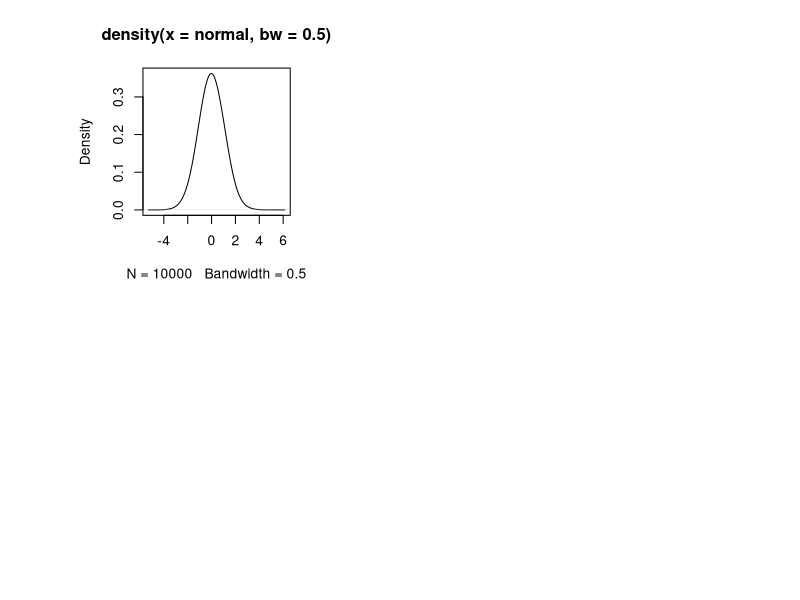
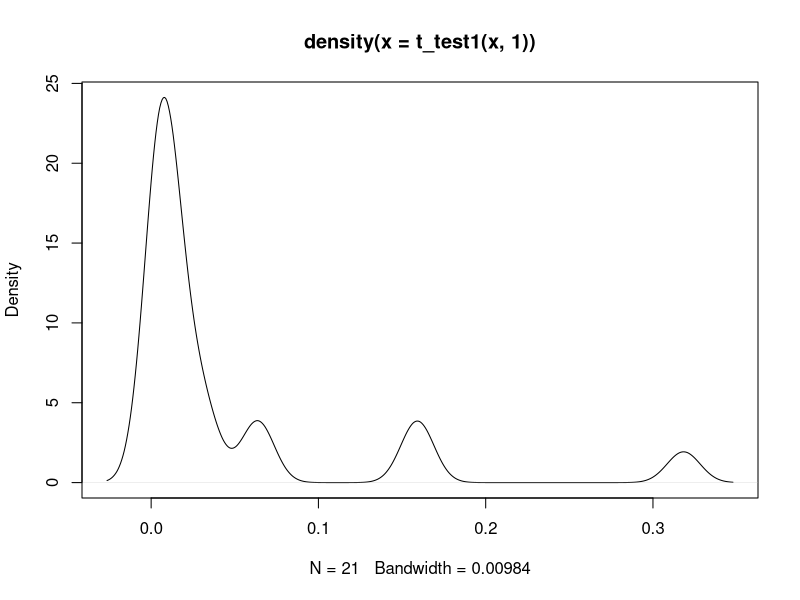
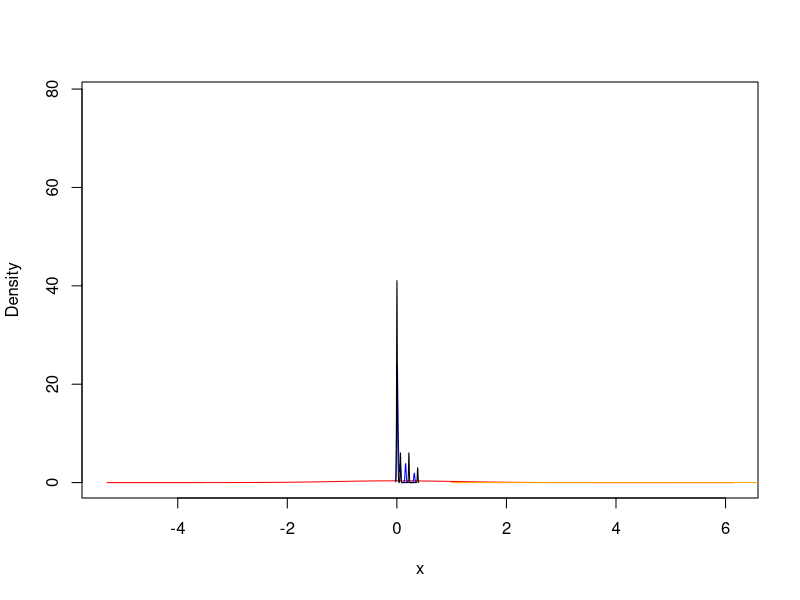

These charts were generated, in order, by the following R code:

# to put plots side by side:
op <- par(mfrow = c(2, 2),
            pty = "s")

# Normal:
x_norm <- 1:10000
normal <-  rnorm(x_norm, 0, 1)
plot(density(normal, bw = 0.5))

# Students t test:
x <- -10:10
t_test1 <- function(x, nu){
  (1/(sqrt(nu*pi))) * ((gamma((nu+1)/2)) / gamma(nu/2)) *((x^2)/nu + 1)^(-(nu+1)/2)
}

par(op)


d1 <- density(normal, bw = 0.5)
d2 <- density(t_test1(x, 1))
d3 <- density(t_test1(x, 5))
d4 <- density(t_test1(x, 15))

d5 <- dt(x, 3)
plot(d2)

plot(range(d1$x, d2$x, d3$x, d4$x), 
     range(d1$y, d2$y, d3$y, d4$y), 
     type = "n", 
     xlab = "x",
     ylab = "Density")
lines(d1, col = "red")
lines(d2, col = "blue")
lines(d3, col = "black") 
lines(d5, col = "orange") 

